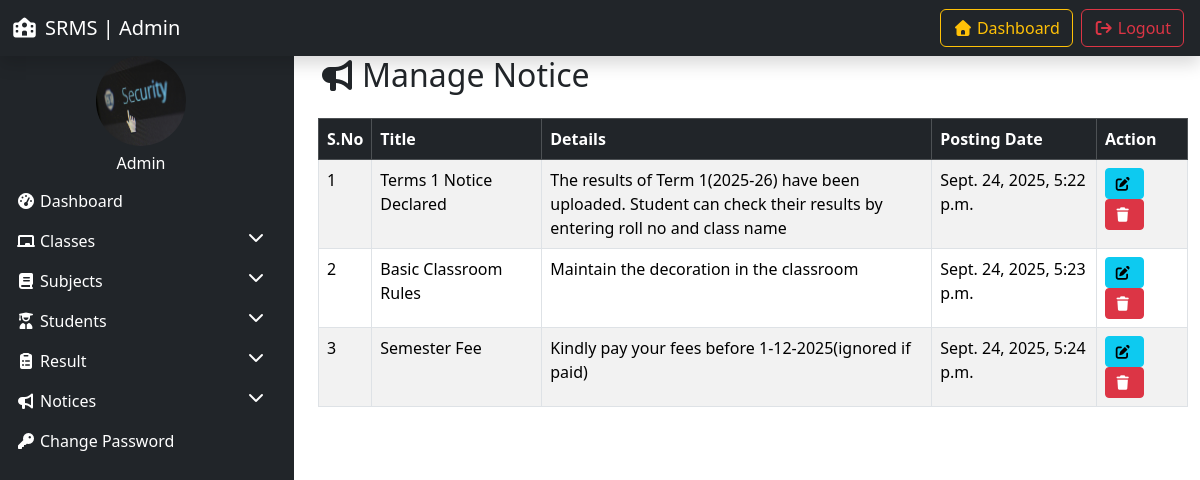
Page /manage_notice/ (signed in) on the committed database.
### resultapp/models.py (models this page shows, shortened)
class Notice(models.Model):
    title = models.CharField(max_length=100)
    detail = models.TextField()
    posting_date = models.DateTimeField(auto_now_add=True)
    updation_date = models.DateTimeField(auto_now=True)

### resultapp/views.py (the view, shortened to what this page needs)
# urls.py: path('manage_notice/',view=manage_notice,name='manage_notice'),
@login_required
def manage_notice(request):
    notices = Notice.objects.all()
    return render(request,'manage_notice.html',locals())

### resultapp/templates/manage_notice.html (shortened to what this page needs)
{% extends "admin_base.html" %}
{% block content %}
<div class="container">
    <h2 class="mb-4"><i class="fas fa-bullhorn me-1"></i>Manage Notice</h2>
    <table class="table table-bordered table-striped ">
        <thead class="table-dark">
            <tr>
                <th>S.No</th>
                <th>Title</th>
                <th>Details</th>
                <th>Posting Date</th>
                <th>Action</th>
            </tr>
        </thead>
        <tbody>
            {% for i  in  notices %}
            <tr>
                <td>{{forloop.counter}}</td>
                <td style="white-space: normal; word-wrap: break-word; max-width: 400px;">{{i.title}}</td>
                <td style="white-space: pre-wrap; word-wrap: break-word; max-width: 500px;">{{i.detail}}</td>
                <td>{{i.posting_date}}</td>
                <td>
                    <a href="{% url "edit_notice" i.id %}" class="btn btn-info btn-sm"><i class="fas fa-edit me-1"></i></a>
                    <a href="?delete={{i.id}}" onclick="return confirm('Are you sure you want to delete this notice ?')" class="btn btn-danger btn-sm"><i class="fas fa-trash me-1"></i></a>
                </td>
            </tr>
            {% empty %}
            <tr>
                <td colspan="6" class='text-center'>No Class found</td>
            </tr>
            {% endfor %}
        </tbody>
    </table>
</div>
{% endblock %}

### rows in the picture
Notice: title "Terms 1 Notice Declared", detail "The results of Term 1(2025-26) have been uploaded. Student can check their results by entering roll no and class name", posting_date "Sept. 24, 2025, 5:22 p.m."
Notice: title "Basic Classroom Rules", detail "Maintain the decoration in the classroom", posting_date "Sept. 24, 2025, 5:23 p.m."
Notice: title "Semester Fee", detail "Kindly pay your fees before 1-12-2025(ignored if paid)", posting_date "Sept. 24, 2025, 5:24 p.m."
